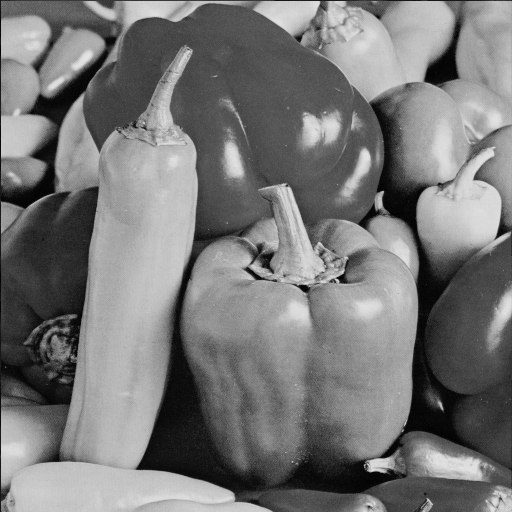
#> input picture imagesDeTest/peppers-512.png, 512 x 512 px
$ python histogramme.py
#> lines starting #> are read from the running program, lines starting #| are printed output that depends on the picture
import cv2
import numpy as np
from matplotlib import pyplot as plt
# Chargement en niveaux de gris
img_gray = cv2.imread('imagesDeTest/peppers-512.png', cv2.IMREAD_GRAYSCALE)
#> img_gray is the input picture: shape (512, 512); min 0, max 230, mean 119.3
print(f"Forme (gris) : {img_gray.shape}, Type : {img_gray.dtype}")
#| Forme (gris) : (512, 512), Type : uint8


histo_img = cv2.calcHist([img_gray],[0],None,[256],[0,256])
#> histo_img = 256 values, max 2485 at index 81, min 0 at index 231, mean 1024

plt.plot(histo_img)
plt.xlim([0,256])
plt.show()
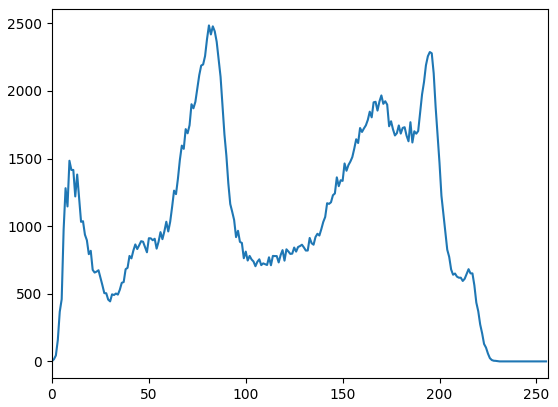
#> figure drawn by matplotlib, 1 panel; curve peaks at x = 81, y = 2485
